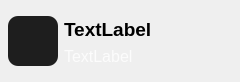
<?xml version="1.0" encoding="UTF-8"?>
<ui version="4.0">
 <class>Form</class>
 <widget class="QWidget" name="Form">
  <property name="geometry">
   <rect>
    <x>0</x>
    <y>0</y>
    <width>240</width>
    <height>82</height>
   </rect>
  </property>
  <property name="maximumSize">
   <size>
    <width>250</width>
    <height>82</height>
   </size>
  </property>
  <property name="windowTitle">
   <string>Form</string>
  </property>
  <layout class="QGridLayout" name="gridLayout">
   <property name="leftMargin">
    <number>0</number>
   </property>
   <property name="topMargin">
    <number>0</number>
   </property>
   <property name="rightMargin">
    <number>0</number>
   </property>
   <property name="bottomMargin">
    <number>0</number>
   </property>
   <item row="0" column="0">
    <widget class="QWidget" name="widget" native="true">
     <property name="styleSheet">
      <string notr="true"/>
     </property>
     <layout class="QGridLayout" name="gridLayout_2">
      <property name="leftMargin">
       <number>0</number>
      </property>
      <property name="topMargin">
       <number>0</number>
      </property>
      <property name="rightMargin">
       <number>0</number>
      </property>
      <property name="bottomMargin">
       <number>0</number>
      </property>
      <item row="3" column="2">
       <spacer name="verticalSpacer">
        <property name="orientation">
         <enum>Qt::Vertical</enum>
        </property>
        <property name="sizeHint" stdset="0">
         <size>
          <width>20</width>
          <height>40</height>
         </size>
        </property>
       </spacer>
      </item>
      <item row="4" column="2">
       <spacer name="verticalSpacer_2">
        <property name="orientation">
         <enum>Qt::Vertical</enum>
        </property>
        <property name="sizeType">
         <enum>QSizePolicy::Maximum</enum>
        </property>
        <property name="sizeHint" stdset="0">
         <size>
          <width>20</width>
          <height>3</height>
         </size>
        </property>
       </spacer>
      </item>
      <item row="0" column="0">
       <spacer name="horizontalSpacer">
        <property name="orientation">
         <enum>Qt::Horizontal</enum>
        </property>
        <property name="sizeType">
         <enum>QSizePolicy::Maximum</enum>
        </property>
        <property name="sizeHint" stdset="0">
         <size>
          <width>8</width>
          <height>12</height>
         </size>
        </property>
       </spacer>
      </item>
      <item row="1" column="2">
       <widget class="QLabel" name="lbl_Item_Name">
        <property name="font">
         <font>
          <family>Arial</family>
          <pointsize>14</pointsize>
          <bold>true</bold>
         </font>
        </property>
        <property name="styleSheet">
         <string notr="true">background-color: rgba(0, 0, 0, 0);</string>
        </property>
        <property name="text">
         <string>TextLabel</string>
        </property>
       </widget>
      </item>
      <item row="0" column="1" rowspan="4">
       <widget class="QLabel" name="lbl_Item_Icon">
        <property name="maximumSize">
         <size>
          <width>50</width>
          <height>50</height>
         </size>
        </property>
        <property name="styleSheet">
         <string notr="true">border-radius:10px;
background-color: rgb(30, 30, 30);</string>
        </property>
        <property name="text">
         <string/>
        </property>
       </widget>
      </item>
      <item row="2" column="2">
       <widget class="QLabel" name="lbl_Item_Details">
        <property name="font">
         <font>
          <family>Arial</family>
          <pointsize>12</pointsize>
         </font>
        </property>
        <property name="styleSheet">
         <string notr="true">color: rgba(255, 255, 255, 200);
background-color: rgba(0, 0, 0, 0);</string>
        </property>
        <property name="text">
         <string>TextLabel</string>
        </property>
       </widget>
      </item>
     </layout>
    </widget>
   </item>
  </layout>
 </widget>
 <resources/>
 <connections/>
</ui>
